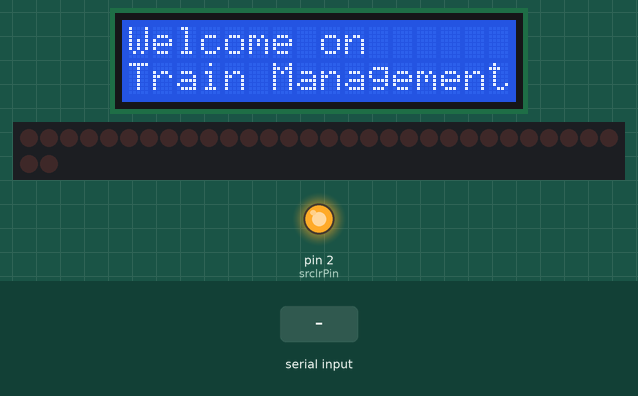
Simulated run of this sketch. Board: Arduino Uno, built with avr-gcc and run on an emulated ATmega328P. Shown: 16×2 character LCD, 32 shift-register outputs drawn as a row of LEDs (first output left, lit = HIGH), output pins drawn as LEDs (lit = HIGH). Inputs (shaded band) come from the test bench. Pins used as bus, display or sensor lines are not drawn; what the sketch prints to the serial monitor is not drawn.

Above: at 1.2 s.
1.3 s: "lcd;1\n" received over Serial
At 2.1 s:
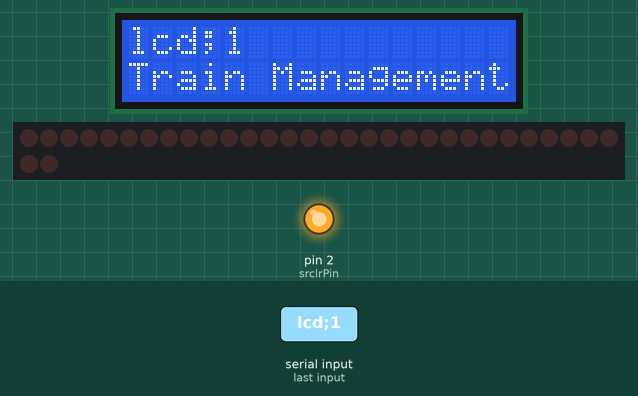
2.8 s: "lcd:>\n" received over Serial
At 3.3 s:
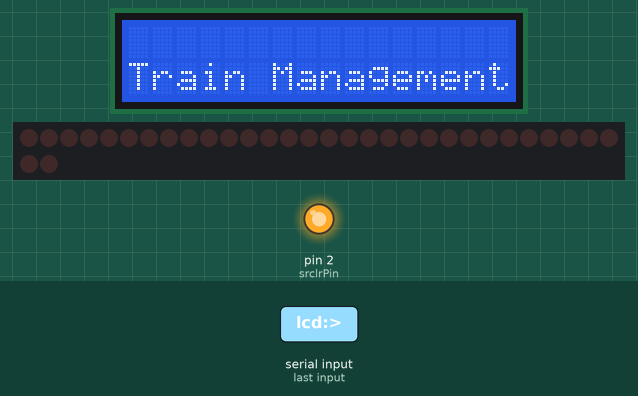
Timing chart, 0 to 5.8 s (numbered marks = the images above; inputs shaded):
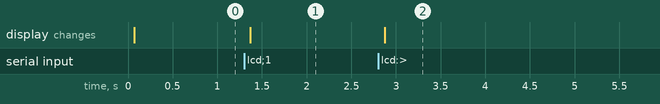

Measured:
- after the input at 1.3 s, the display: changes after 0.07 s (image 1)
- after the input at 2.8 s, the display: changes after 0.08 s (image 2)

The sketch:

TrainManagement.ino
```cpp
/*

   I2C Wire Part
   SDA & SDC pins requiered

   Hardware connected to UNO
   74HC595 shift register


   LCD Part

   The circuit:
   LCD RS pin to digital pin 7
   LCD Enable pin to digital pin 12
   LCD D4 pin to digital pin 11
   LCD D5 pin to digital pin 10
   LCD D6 pin to digital pin 9
   LCD D7 pin to digital pin 8
   LCD R/W pin to ground
   LCD VSS pin to ground
   LCD VCC pin to 5V
   10K resistor:
   ends to +5V and ground
   wiper to LCD VO pin (pin 3)

*/

#include <LiquidCrystal.h>
#include <Wire.h>

#define PROTOCOL_VERSION 1.0

// initialize the library with the numbers of the interface pins
LiquidCrystal lcd(7, 12, 11, 10, 9, 8);

String inputString = "";
boolean stringComplete = false;

#define SLAVE_ADDRESS 0x04
int number = 0;
int state = 0;

// UNO Pin to ShiftRegister
//Pin connected to ST_CP of 74HC595 (rclk)
const int latchPin = 4;
//Pin connected to SH_CP of 74HC595
const int clockPin = 3;
//Pin connected to DS of 74HC595
const int dataPin = 6;
//Pin connected to OE of 74HC595
const int oePin = 5;
//Pin connected to SRCLR of 74HC595
const int srclrPin = 2;

// Pin for emergency stop
const int emergencyStopPin = 13;

void setup() {
  Serial.begin(115200);
  // set up the LCD's number of columns and rows:
  lcd.begin(16, 2);

  // initialize the shift register pins
  pinMode(latchPin, OUTPUT);
  pinMode(dataPin, OUTPUT);
  pinMode(clockPin, OUTPUT);
  pinMode(oePin, OUTPUT);
  pinMode(srclrPin, OUTPUT);

  // for debug, use the integrated led mainboard (pin 13)
  // pinMode(emergencyStopPin, INPUT);

  // initialize i2c as slave
  Wire.begin(SLAVE_ADDRESS);

  // define callbacks for i2c communication
  Wire.onReceive(wireReceiveData);
  Wire.onRequest(wireSendData);

  // set to ready the ShiftRegister
  digitalWrite(oePin, LOW);
  digitalWrite(srclrPin, HIGH);

  printLine(0, "Welcome on");
  printLine(1, "Train Management");

  Serial.println("Train Management program initialized");
  // init SR
  byte initSR[] = {0, 0, 0, 0};
  writeShiftRegister(initSR, sizeof(initSR));
}

void loop() {
  //while (!digitalRead(emergencyStopPin))
  //  Serial.println("Emergency Stop");
  delay(100);
}


////////////////////////////
// Shift Register part
void writeShiftRegister(byte data[], int lenData) {
  digitalWrite(latchPin, LOW);
  for (int i = 0; i < lenData; i++) {
    shiftOut(dataPin, clockPin, MSBFIRST, data[i]);
  }
  digitalWrite(latchPin, HIGH);
}

////////////////////////////
// Data treatment
void dataTreatment(String dataStr) {

  int lengthStartFrame = 4;
  int dataStrLen = dataStr.length();

  // escape if not in requierements
  if (dataStrLen <= (lengthStartFrame + 1)) return;

  if (dataStr.substring(0, lengthStartFrame) == "SR:>" && dataStrLen > (lengthStartFrame + 1)) {
    //int nbSR = dataStrLen - (lengthStartFrame + 1 /* due to \n */);
    int indexSep = dataStr.indexOf(';');
    int nbSR = (dataStr.substring(4, indexSep)).toInt();
    String strValue = dataStr.substring(indexSep + 1, dataStrLen - 1);
    long value = strValue.toInt();
    // sending to Shift Register
    byte dataToSend[nbSR];
    Serial.print("Shift Register: ");
    for (int j = nbSR - 1, k = 0; j >= 0; j--, k++) {
      dataToSend[k] = (byte) (value >> (8 * j)); //dataStr[j + lengthStartFrame];
      Serial.print(" " + String(dataToSend[k]));
    }
    Serial.println();
    writeShiftRegister(dataToSend, nbSR);
  }
  else if (dataStr.substring(0, 5) == "lcd:>") {
    Serial.println("lcd print: " + dataStr);
    // sending to lcd
    lcdPrint(dataStr.substring(5));
  }
  else if (dataStr.substring(0, 3) == "lcd") {
    Serial.println("lcd print: " + dataStr);
    // sending to lcd
    lcdPrint(dataStr);
  }
}


////////////////////////////
// Wire function part I2C
// callback for received data
void wireReceiveData(int byteCount) {
  Serial.println("number of receiving bytes: " + String(byteCount));
  byte arrayData[byteCount + 1];
  arrayData[byteCount] = 0;
  int i = 0;
  while (Wire.available() && byteCount--) {
    arrayData[i++] = (byte)Wire.read();
  }

  if (sizeof(arrayData) < 3) return;
  String strData = String((char*)arrayData);
  dataTreatment(strData);
}

// callback for sending data
void wireSendData() {
  Wire.write(number);
}

///////////////////////////
// Serial (lcd) part
void clearLine(int lineNumber) {
  lcd.setCursor(0, lineNumber);
  lcd.print("                ");
}

void printLine(int lineNumber, String text) {
  lcd.setCursor(0, lineNumber);
  lcd.print(text);
}

void lcdPrint(String inputString) {
  int sizeOfCommand = inputString.length();
  if (sizeOfCommand > 7 && inputString.substring(0, 3) == "lcd" && inputString.substring(5, 7) == ":>") {
    int lcdLine = 0;
    // lcdl1:>line 1 on lcd
    // lcdl2:>line 2 on lcd
    int lineNb = ((char)inputString[4]) - 49;
    String txtContent = inputString.substring(7, (sizeOfCommand < 23) ? sizeOfCommand : 23);
    if (lineNb < 0 || lineNb > 1) lineNb = 0;
    clearLine(lineNb);
    printLine(lineNb, txtContent);
  }
  else {
    //Serial.println(inputString);
    String firstLine = inputString.substring(0, (sizeOfCommand < 16) ? sizeOfCommand : 16);
    clearLine(0);
    printLine(0, firstLine);
    if (sizeOfCommand > 15) {
      clearLine(1);
      printLine(1, inputString.substring(16, (sizeOfCommand < 32) ? sizeOfCommand : 32));
    }
  }
}

/////////////////////////
// Serial Communication
void serialEvent() {
  // for debug
  // digitalWrite(emergencyStopPin, HIGH);

  while (Serial.available()) {

    // get the new byte:
    char inChar = (char)Serial.read();
    // add it to the inputString:
    inputString += inChar;
    // if the incoming character is a newline, set a flag
    // so the main loop can do something about it:
    if (inChar == '\n') {
      stringComplete = true;
    }
  }
  if(stringComplete)
    dataTreatment(inputString);

  // clear the string:
  inputString = "";
  stringComplete = false;

  Serial.flush();

  // for debug
  // digitalWrite(emergencyStopPin, LOW);
}
```
